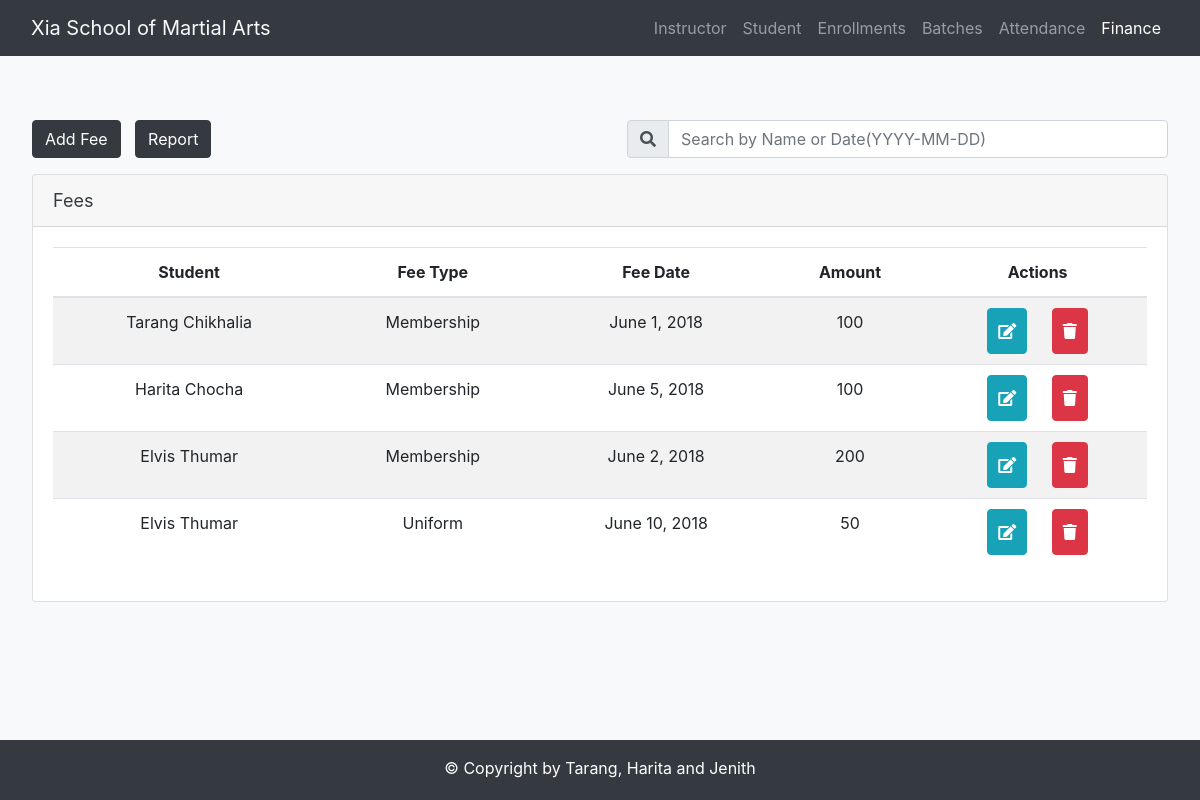
/finance/, run on the app's committed database.
### student/models.py (models this page shows, shortened)
class Fee(models.Model):
    DUE_DAY = 5
    fee_name = models.CharField(max_length=50)
    fee_date = models.DateField(default=timezone.now)
    fee_amount = models.IntegerField()
    student = models.ForeignKey(Student, on_delete=models.CASCADE, related_name='pays')

class Student(models.Model):
    first_name = models.CharField(max_length=100)
    last_name = models.CharField(max_length=100)
    street_name = models.CharField(max_length=100, default="NA")
    city = models.CharField(max_length=100, default="NA")
    province = models.CharField(max_length=100, default="NA")
    postal_code = models.CharField(max_length=10, default="NA")
    date_of_birth = models.DateField()
    date_of_joining = models.DateField(default=timezone.now)
    phone_number = models.CharField(validators=[phone_regex], max_length=17, blank=True)
    rank = models.CharField(max_length=50, choices=BELT_COLOR, default='White')
    guardian = models.ForeignKey(Guardian, null=True, blank=True, on_delete=models.SET_NULL, related_name='children')
    def __str__(self):
        return self.first_name +" " + self.last_name

### student/views.py (the view)
# urls.py: path('finance/', views.FinanceIndexView.as_view(), name='finance'),
class FinanceIndexView(generic.ListView):
    template_name = 'student/finance.html'
    def get_queryset(self):
        return Fee.objects.all()

### student/templates/student/finance.html (shortened to what this page needs)
{% extends 'student/base.html' %}
{% load staticfiles %}
{% block css %}
<link rel="stylesheet" href="{% static 'student\finance.css' %}">
{% endblock %}
{% block activefinance %}active{% endblock %}
{% block body%}
<div class="jumbotron bg-light">
    <div class="row">
        <div class="col col-lg-12">
            <a class="btn btn-dark" href="{% url 'student:finance-add' %}" role="button">Add Fee</a>
            <a class="btn btn-dark" href="{% url 'student:report' %}" role="button" style="margin-left:10px;">Report</a>
            <div class="form-group float-right">
                <form action="{% url 'student:finance-search' %}" method="GET" accept-charset="utf-8">
                    <div class="input-group">
                        <div class="input-group-prepend">
                            <i class="fa fa-search input-group-text" style="padding-top:10px;"></i>
                        </div>
                        <input
                                class="form-control"
                                type="text" name="q"
                                value="{{request.GET.q}}"
                                placeholder="Search by Name or Date(YYYY-MM-DD)"
                                style="width:500px;"/>
                    </div>
                </form>
            </div>
            <div style="margin-top:1em" class="card">
                <div class="card-header text-dark table-heading">Fees</div>
                <div class="card-body panel-full">
                    <table class="table table-responsive-sm table-striped table-condensed sortable">
                        <thead>
                            <tr class="text-center">
                                <th align="center">Student</th>
                                <th align="center">Fee Type</th>
                                <th align="center">Fee Date</th>
                                <th align="center">Amount</th>
                                <th align="center">Actions</th>
                            </tr>
                        </thead>
                        <tbody>
                            {% for fee in object_list %}
                            <tr class="text-center">
                                <td>{{ fee.student }}</td>
                                <td>{{ fee.fee_name }}</td>
                                <td>{{ fee.fee_date }}</td>
                                <td>{{ fee.fee_amount }}</td>
                                <td style="padding: 0px">
                                    <a class="btn btn-info click" style="display:'inline-block'" href="{% url 'student:finance-update' fee.id %}" role="button">
                                        <i class="fa fa-edit"></i>
                                    </a>
                                    <a class="btn btn-danger click" href="{% url 'student:finance-delete' fee.id %}" role="button">
                                        <i class="fa fa-trash"></i>
                                    </a>
                                </td>
                            </tr>
                            {% endfor %}
                        </tbody>
                    </table>
                </div>
            </div>
        </div>
    </div>
</div>
{% endblock %}

### student/static/student/finance.css (style rules this page uses)
.table-heading { font-size: 18px; }
.click { padding: 10px; margin: 10px; }

### data on the page
Fee: student "Tarang Chikhalia", fee_name "Membership", fee_date "June 1, 2018", fee_amount "100"
Fee: student "Harita Chocha", fee_name "Membership", fee_date "June 5, 2018", fee_amount "100"
Fee: student "Elvis Thumar", fee_name "Membership", fee_date "June 2, 2018", fee_amount "200"
Fee: student "Elvis Thumar", fee_name "Uniform", fee_date "June 10, 2018", fee_amount "50"
